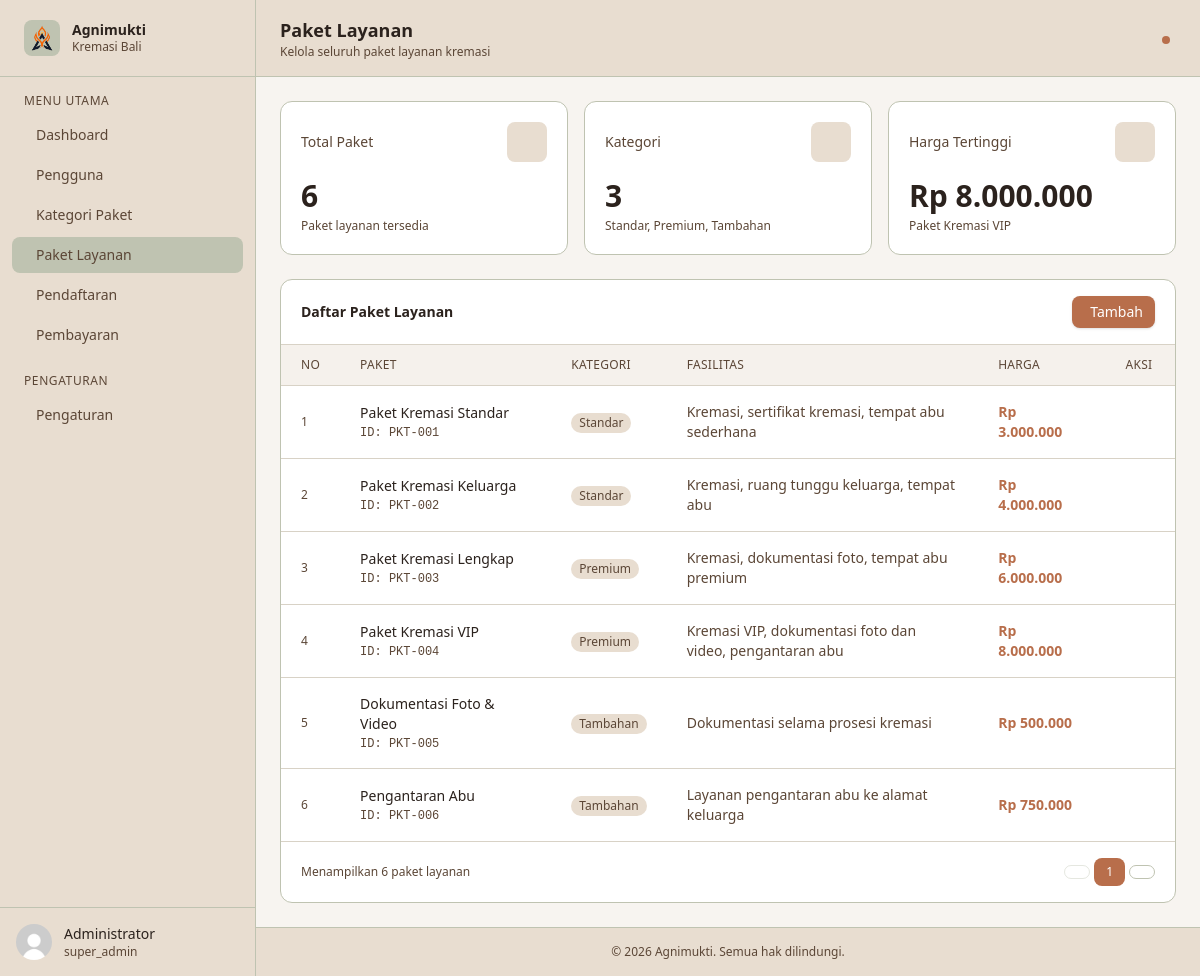
Before: /admin?page=services (signed in) with the older database file.
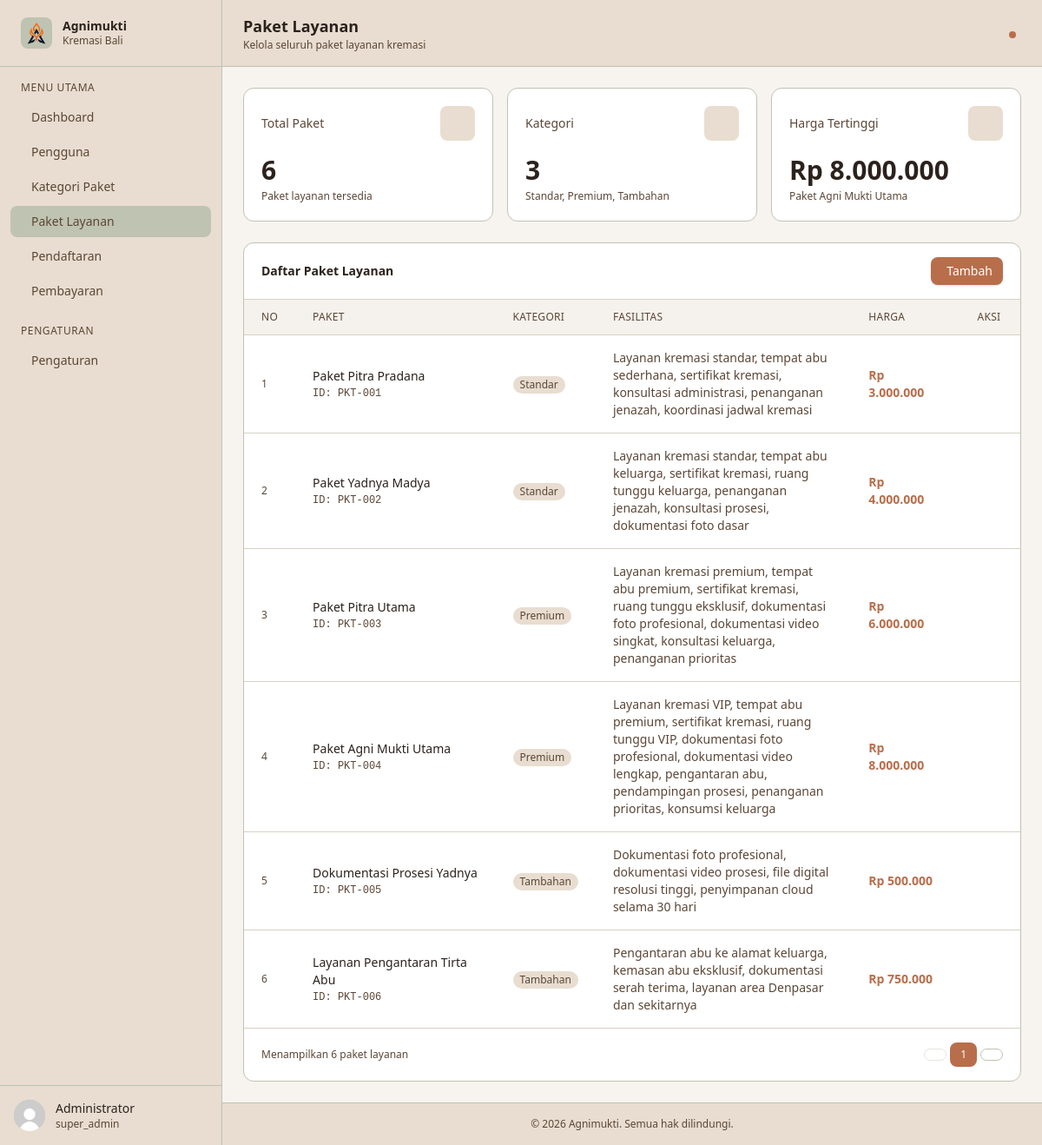
After: the same page with the newer database file.
### tables this page shows
CREATE TABLE paket_layanan (
    id_paket INT AUTO_INCREMENT PRIMARY KEY,
    id_kategori INT NOT NULL,
    nama_paket VARCHAR(100) NOT NULL,
    harga DECIMAL(12,2) NOT NULL,
    fasilitas TEXT,
    created_at TIMESTAMP DEFAULT CURRENT_TIMESTAMP,

    CONSTRAINT fk_paket_kategori
    FOREIGN KEY (id_kategori)
    REFERENCES kategori_paket(id_kategori)
    ON UPDATE CASCADE
    ON DELETE RESTRICT
);

CREATE TABLE kategori_paket (
    id_kategori INT AUTO_INCREMENT PRIMARY KEY,
    nama_kategori VARCHAR(100) NOT NULL,
    deskripsi TEXT,
    created_at TIMESTAMP DEFAULT CURRENT_TIMESTAMP
);

### config/Database.php (called while the page is built)
<?php
class Database {
    private $host = "localhost";
    private $username = "root";
    private $password = "";
    private $dbname   = "db_agnimukti";
    public function connect() {
        try {
            $pdo = new PDO(
                "mysql:host={$this->host};dbname={$this->dbname};charset=utf8mb4",
                $this->username,
                $this->password
            );
            $pdo->setAttribute(PDO::ATTR_ERRMODE, PDO::ERRMODE_EXCEPTION);
            return $pdo;
        } catch (PDOException $e) {
            die("Koneksi database gagal: " . $e->getMessage());
        }
    }
}
?>

### classes/PaketLayanan.php (called while the page is built, shortened)
<?php
require_once __DIR__ . '/../config/Database.php';
class PaketLayanan
{
    private $conn;
    public function __construct()
    {
        $database = new Database();
        $this->conn = $database->connect();
    }
    public function getAll()
    {
        $sql = "SELECT
                    p.id_paket,
                    p.id_kategori,
                    k.nama_kategori,
                    p.nama_paket,
                    p.harga,
                    p.fasilitas
                FROM paket_layanan p
                JOIN kategori_paket k
                    ON p.id_kategori = k.id_kategori
                ORDER BY p.id_paket ASC";
        $stmt = $this->conn->prepare($sql);
        $stmt->execute();
        return $stmt->fetchAll(PDO::FETCH_ASSOC);
    }
}

### classes/KategoriPaket.php (called while the page is built, shortened)
<?php
require_once __DIR__ . '/../config/Database.php';
class KategoriPaket {
    private $conn;
    public function __construct()
    {
        $database = new Database();
        $this->conn = $database->connect();
    }
    public function getAll() {
        try {
        $query = "SELECT * FROM kategori_paket ORDER BY id_kategori DESC";
        $stmt = $this->conn->prepare($query);
        $stmt->execute();
        $data = $stmt->fetchAll(PDO::FETCH_ASSOC);
        return [
            "status" => true,
            "message" => "Data kategori berhasil diambil",
            "data" => $data
        ];
        } catch (PDOException $e) {
            return [
                "status" => false,
                "message" => $e->getMessage()
            ];
        }
    }
}
?>

### public/admin/pages/services.php (the view, shortened to what the rows shown need)
<?php
require_once __DIR__ . '/../../../classes/KategoriPaket.php';
require_once __DIR__ . '/../../../classes/PaketLayanan.php';
$paketModel = new PaketLayanan();
$kategoriModel = new KategoriPaket();
$resKategori = $kategoriModel->getAll();
$kategori_list = ($resKategori['status']) ? $resKategori['data'] : [];
$daftar_paket = $paketModel->getAll();
$total_paket = count($daftar_paket);
$kategori_unik = array_unique(array_column($daftar_paket, 'nama_kategori'));
$total_kategori = count($kategori_list);
$harga_tertinggi = 0;
$nama_paket_tertinggi = '-';
foreach ($daftar_paket as $p) {
    if ($p['harga'] > $harga_tertinggi) {
        $harga_tertinggi = $p['harga'];
        $nama_paket_tertinggi = $p['nama_paket'];
    }
}
$format_harga_tertinggi = $harga_tertinggi > 0 ? 'Rp ' . number_format($harga_tertinggi, 0, ',', '.') : 'Rp 0';
?>
<header class="bg-[#E8DDD0] border-b border-[#BFC3B1] px-6 py-4 flex items-center justify-between sticky top-0 z-30">
    <div>
        <h1 class="text-lg font-semibold text-[#2B221D]">Paket Layanan</h1>
        <p class="text-xs text-[#5B4636]">Kelola seluruh paket layanan kremasi</p>
    </div>
    <div class="flex items-center gap-3">
        <button class="relative text-[#5B4636] hover:text-[#2B221D] p-2 rounded-lg hover:bg-[#D8D2C6] transition-colors">
            <span class="absolute top-1.5 right-1.5 w-2 h-2 bg-[#B86E4B] rounded-full"></span>
        </button>
    </div>
</header>
<main class="flex-1 p-6 space-y-6">
    <div class="grid grid-cols-1 sm:grid-cols-3 gap-4">
        <div class="bg-white rounded-xl border border-[#BFC3B1] p-5">
            <div class="flex items-center justify-between mb-4">
                <p class="text-sm text-[#5B4636]">Total Paket</p>
                <div class="w-10 h-10 rounded-lg bg-[#E8DDD0] flex items-center justify-center">
                </div>
            </div>
            <p class="text-3xl font-semibold text-[#2B221D]"><?= $total_paket; ?></p>
            <p class="text-xs text-[#5B4636] mt-1">Paket layanan tersedia</p>
        </div>
        <div class="bg-white rounded-xl border border-[#BFC3B1] p-5">
            <div class="flex items-center justify-between mb-4">
                <p class="text-sm text-[#5B4636]">Kategori</p>
                <div class="w-10 h-10 rounded-lg bg-[#E8DDD0] flex items-center justify-center">
                </div>
            </div>
            <p class="text-3xl font-semibold text-[#2B221D]"><?= $total_kategori; ?></p>
            <p class="text-xs text-[#5B4636] mt-1"><?= count($kategori_unik) > 0 ? implode(', ', $kategori_unik) : 'Belum ada paket aktif'; ?></p>
        </div>
        <div class="bg-white rounded-xl border border-[#BFC3B1] p-5">
            <div class="flex items-center justify-between mb-4">
                <p class="text-sm text-[#5B4636]">Harga Tertinggi</p>
                <div class="w-10 h-10 rounded-lg bg-[#E8DDD0] flex items-center justify-center">
                </div>
            </div>
            <p class="text-3xl font-semibold text-[#2B221D]"><?= $format_harga_tertinggi; ?></p>
            <p class="text-xs text-[#5B4636] mt-1"><?= htmlspecialchars($nama_paket_tertinggi); ?></p>
        </div>
    </div>
    <div class="bg-white rounded-xl border border-[#BFC3B1]">
        <div class="px-5 py-4 border-b border-[#D8D2C6] flex flex-col sm:flex-row sm:items-center gap-3 justify-between">
            <h2 class="text-sm font-semibold text-[#2B221D]">Daftar Paket Layanan</h2>
            <div class="flex items-center gap-2">
                <button onclick="document.getElementById('modalTambah').classList.remove('hidden')"
                    class="flex items-center gap-1.5 px-3 py-1.5 bg-[#B86E4B] hover:bg-[#B86E4B]/90 text-white text-sm rounded-lg transition-colors shadow-sm">
                    Tambah
                </button>
            </div>
        </div>
        <div class="overflow-x-auto">
            <table class="w-full text-sm" id="tablePaket">
                <thead>
                    <tr class="bg-[#F5F1EC] text-left text-xs text-[#5B4636] uppercase tracking-wide border-b border-[#D8D2C6]">
                        <th class="px-5 py-3 font-medium">No</th>
                        <th class="px-5 py-3 font-medium">Paket</th>
                        <th class="px-5 py-3 font-medium">Kategori</th>
                        <th class="px-5 py-3 font-medium">Fasilitas</th>
                        <th class="px-5 py-3 font-medium">Harga</th>
                        <th class="px-5 py-3 font-medium text-center">Aksi</th>
                    </tr>
                </thead>
                <tbody class="divide-y divide-[#D8D2C6]">
                    <?php if (empty($daftar_paket)): ?>
                    <tr>
                        <td colspan="6" class="px-5 py-8 text-center text-[#5B4636]/70 italic">Belum ada data paket layanan.</td>
                    </tr>
                    <?php else: ?>
                        <?php $no = 1; foreach ($daftar_paket as $paket): ?>
                        <tr class="hover:bg-[#F5F1EC] transition-colors row-paket">
                            <td class="px-5 py-3.5 text-[#5B4636] text-xs"><?= $no++; ?></td>
                            <td class="px-5 py-4">
                                <div>
                                    <p class="font-medium text-[#2B221D] nama-paket-text"><?= htmlspecialchars($paket['nama_paket']); ?></p>
                                    <p class="text-xs text-[#5B4636] font-mono mt-0.5">ID: PKT-<?= str_pad($paket['id_paket'], 3, '0', STR_PAD_LEFT); ?></p>
                                </div>
                            </td>
                            <td class="px-5 py-4">
                                <span class="inline-flex px-2 py-0.5 rounded-full text-xs font-medium bg-[#E8DDD0] text-[#5B4636]">
                                    <?= htmlspecialchars($paket['nama_kategori']); ?>
                                </span>
                            </td>
                            <td class="px-5 py-4 text-[#5B4636] max-w-xs">
                                <?= nl2br(htmlspecialchars($paket['fasilitas'] ?? '')); ?>
                            </td>
                            <td class="px-5 py-4 font-semibold text-[#B86E4B]">
                                Rp <?= number_format($paket['harga'], 0, ',', '.'); ?>
                            </td>
                            <td class="px-5 py-3.5">
                                <div class="flex items-center justify-center gap-2">
                                    <button onclick="openEdit(<?= htmlspecialchars(json_encode($paket)); ?>)" class="p-1.5 rounded-lg text-[#5B4636] hover:bg-[#E8DDD0] transition-colors" title="Edit">
                                    </button>
                                    <button onclick="confirmDelete(<?= $paket['id_paket']; ?>, '<?= htmlspecialchars($paket['nama_paket'], ENT_QUOTES); ?>')" class="p-1.5 rounded-lg text-[#B86E4B] hover:bg-[#B86E4B]/10 transition-colors" title="Hapus">
                                    </button>
                                </div>
                            </td>
                        </tr>
                        <?php endforeach; ?>
                    <?php endif; ?>
                </tbody>
            </table>
        </div>
        <div class="px-5 py-4 border-t border-[#D8D2C6] flex items-center justify-between">
            <p class="text-xs text-[#5B4636]">Menampilkan <?= count($daftar_paket); ?> paket layanan</p>
            <div class="flex items-center gap-1">
                <button class="px-3 py-1.5 text-xs text-[#5B4636] border border-[#BFC3B1] rounded-lg hover:bg-[#F5F1EC] disabled:opacity-40" disabled>
                </button>
                <button class="px-3 py-1.5 text-xs bg-[#B86E4B] text-white rounded-lg">1</button>
                <button class="px-3 py-1.5 text-xs text-[#5B4636] border border-[#BFC3B1] rounded-lg hover:bg-[#F5F1EC]" disabled>
                </button>
            </div>
        </div>
    </div>
</main>

Changed rows visible on the page:
changed paket_layanan "Rp 8.000.000": nama_paket "Paket Kremasi VIP" → "Paket Agni Mukti Utama"; fasilitas "Kremasi VIP, dokumentasi foto dan video, pengantaran abu" → "Layanan kremasi VIP, tempat abu premium, sertifikat kremasi, ruang tunggu VIP, dokumentasi foto profesional, dokumentasi video lengkap, pengantaran abu, pendampingan prosesi, penanganan prioritas, konsumsi keluarga"
changed paket_layanan "001": nama_paket "Paket Kremasi Standar" → "Paket Pitra Pradana"; fasilitas "Kremasi, sertifikat kremasi, tempat abu sederhana" → "Layanan kremasi standar, tempat abu sederhana, sertifikat kremasi, konsultasi administrasi, penanganan jenazah, koordinasi jadwal kremasi"
changed paket_layanan "002": nama_paket "Paket Kremasi Keluarga" → "Paket Yadnya Madya"; fasilitas "Kremasi, ruang tunggu keluarga, tempat abu" → "Layanan kremasi standar, tempat abu keluarga, sertifikat kremasi, ruang tunggu keluarga, penanganan jenazah, konsultasi prosesi, dokumentasi foto dasar"
changed paket_layanan "003": nama_paket "Paket Kremasi Lengkap" → "Paket Pitra Utama"; fasilitas "Kremasi, dokumentasi foto, tempat abu premium" → "Layanan kremasi premium, tempat abu premium, sertifikat kremasi, ruang tunggu eksklusif, dokumentasi foto profesional, dokumentasi video singkat, konsultasi keluarga, penanganan prioritas"
changed paket_layanan "005": nama_paket "Dokumentasi Foto & Video" → "Dokumentasi Prosesi Yadnya"; fasilitas "Dokumentasi selama prosesi kremasi" → "Dokumentasi foto profesional, dokumentasi video prosesi, file digital resolusi tinggi, penyimpanan cloud selama 30 hari"
changed paket_layanan "006": nama_paket "Pengantaran Abu" → "Layanan Pengantaran Tirta Abu"; fasilitas "Layanan pengantaran abu ke alamat keluarga" → "Pengantaran abu ke alamat keluarga, kemasan abu eksklusif, dokumentasi serah terima, layanan area Denpasar dan sekitarnya"
